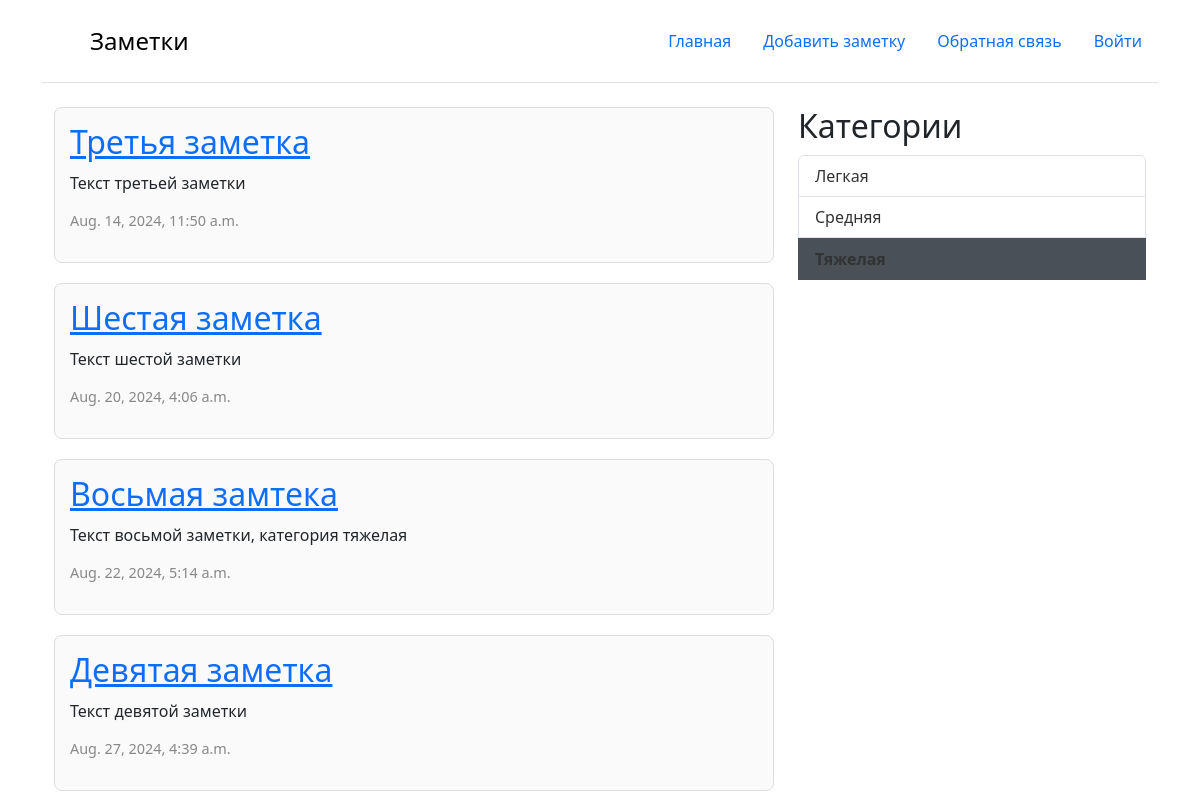
Screenshot of /?category=3 with the database file from the repository.
### core/models.py (models this page shows, shortened)
class Post(models.Model):
    title = models.CharField(max_length=200)
    text = models.TextField()
    created_data = models.DateTimeField(auto_now_add=True)
    category = models.ForeignKey(PostCategory,
                                 blank = True,
                                 null = True,
                                 on_delete=models.SET_NULL,
                                 related_name='category_post')
    class Meta:
        verbose_name = 'Запись'
        verbose_name_plural = 'Записи'

class PostCategory(models.Model):
    title = models.CharField(max_length=255, verbose_name='Название')
    class Meta:
        verbose_name = 'Категория'
        verbose_name_plural = 'Категории'

### core/views.py (the view)
# urls.py: path('', main, name='main'),
def main(request):
    posts = Post.objects.all()
    category = request.GET.get('category')
    active_category = None
    if category:
        posts = posts.filter(category__id=category)
        active_category = PostCategory.objects.get(id=category)
    categories = PostCategory.objects.all()
    context = {
        "posts": posts,
        'categories': categories,
        'active_category': active_category
    }
    return render(request, 'main.html', context)

### templates/main.html
{% extends 'base.html' %}
{% block content %}
<div class="container">
    <div class="row">
        <div class="col-md-8">
            {% for post in posts %}
            <div class="post-card">
                <h2><a href="{% url 'post_detail' post.id %}">{{ post.title }}</a></h2>
                <p>{{ post.text }}</p>
                <p class="date">{{ post.created_data }}</p>
            </div>
            {% endfor %}
        </div>
        <div class="col-md-4">
            <h2>Категории</h2>
            <ul class="list-group">
                {% for category in categories %}
                {% if category.id == active_category.id %}
                <b>
                    <li class="list-group-item active list-group-item-dark"><a href="?category={{ category.id }}">{{category.title}}</a></li>
                </b>
                {% else %}
                <li class="list-group-item"><a href="?category={{ category.id }}">{{category.title}}</a></li>
                {% endif %}
                {% endfor %}
            </ul>
        </div>
    </div>
</div>
{% endblock %}

### templates/base.html (style rules this page uses)
h1, h2 { margin: 0; padding-bottom: 10px; }
.post-card { padding: 15px; margin-bottom: 20px; border: 1px solid #ddd; border-radius: 8px; background-color: #fafafa; }
.post-card p { margin: 0 0 15px; }
.post-card .date { color: #888; font-size: 0.9em; }
ul { list-style-type: none; padding: 0; }
ul li { padding: 5px 0; }
ul li a { text-decoration: none; color: #333; }

### rows the page displays
Post: title "Третья заметка", text "Текст третьей заметки", created_data "Aug. 14, 2024, 11:50 a.m."
Post: title "Шестая заметка", text "Текст шестой заметки", created_data "Aug. 20, 2024, 4:06 a.m."
Post: title "Восьмая замтека", text "Текст восьмой заметки, категория тяжелая", created_data "Aug. 22, 2024, 5:14 a.m."
Post: title "Девятая заметка", text "Текст девятой заметки", created_data "Aug. 27, 2024, 4:39 a.m."
PostCategory: title "Легкая"
PostCategory: title "Средняя"
PostCategory: title "Тяжелая"
